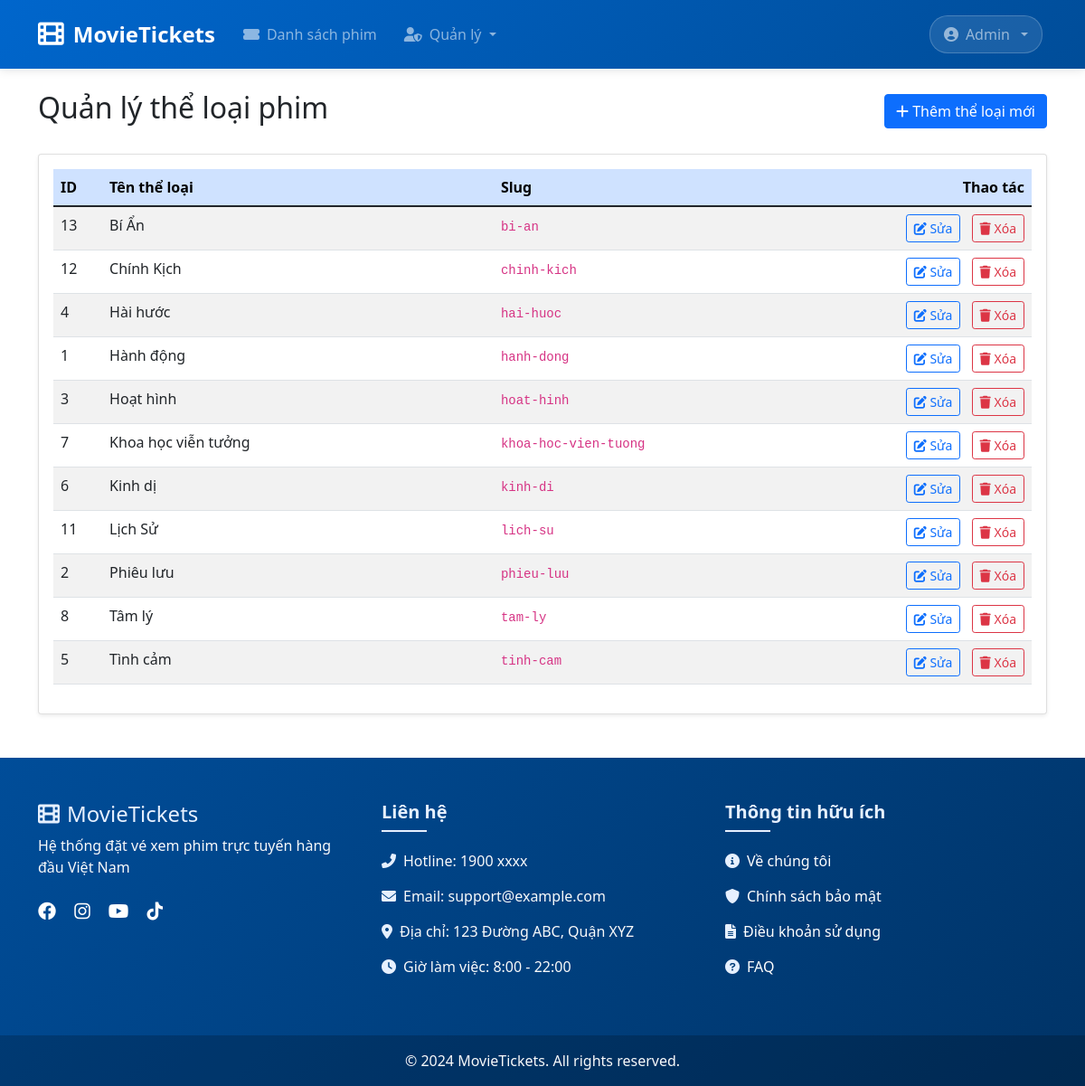
Page /admin/categories (signed in) on the committed database.
### tables this page shows
CREATE TABLE `categories` (
  `id` int NOT NULL,
  `name` varchar(50) NOT NULL,
  `slug` varchar(50) NOT NULL,
  `createdAt` datetime DEFAULT CURRENT_TIMESTAMP
);

### controllers/AdminController.php (called while the page is built, shortened)
<?php
require_once "models/Category.php";
require_once "config/database.php";
class AdminController
{
    private $categoryModel;
    public function __construct()
    {
        $this->categoryModel = new Category();
    }
    public function categories()
    {
        try {
            $categories = $this->categoryModel->getAllCategories();
            require 'views/admin/categories/index.php';
        } catch (Exception $e) {
            error_log("Lỗi trong phương thức categories(): " . $e->getMessage());
            $_SESSION['error'] = "Đã xảy ra lỗi: " . $e->getMessage();
            require 'views/admin/categories/index.php';
        }
    }
}

### models/Category.php (called while the page is built, shortened)
<?php
class Category
{
    private $db;
    public function __construct()
    {
        require_once 'config/database.php';
        $database = new Database();
        $this->db = $database->getConnection();
    }
    public function getAllCategories()
    {
        try {
            $sql = "SELECT * FROM categories ORDER BY name ASC";
            $stmt = $this->db->prepare($sql);
            $stmt->execute();
            $result = $stmt->fetchAll(PDO::FETCH_ASSOC);
            return $result;
        } catch (PDOException $e) {
            error_log("Lỗi truy vấn getAllCategories: " . $e->getMessage());
            return [];
        }
    }
}

### config/database.php (called while the page is built, shortened)
<?php
class Database
{
    private $host = "localhost";
    private $db_name = "movie_booking";
    private $username = "root";
    private $password = "";
    public function getConnection()
    {
        try {
            $this->conn = new PDO(
                "mysql:host=" . $this->host . ";port=3306;dbname=" . $this->db_name . ";charset=utf8mb4",
                $this->username,
                $this->password,
                array(PDO::ATTR_ERRMODE => PDO::ERRMODE_EXCEPTION)
            );
            return $this->conn;
        } catch (PDOException $e) {
            error_log("Database Connection Error: " . $e->getMessage());
            throw new Exception("Không thể kết nối đến cơ sở dữ liệu: " . $e->getMessage());
        }
    }
}

### views/admin/categories/index.php (the view, shortened to what this page needs)
<?php include 'views/layouts/header.php'; ?>
<div class="container mt-4">
    <div class="d-flex justify-content-between align-items-center mb-4">
        <h2>Quản lý thể loại phim</h2>
        <a href="<?php echo BASE_URL; ?>admin/categories/add" class="btn btn-primary">
            <i class="fas fa-plus"></i> Thêm thể loại mới
        </a>
    </div>
    <div class="card shadow-sm">
        <div class="card-body">
            <?php if (empty($categories)): ?>
                <div class="alert alert-info">
                    <i class="fas fa-info-circle"></i> Chưa có thể loại nào trong hệ thống.
                </div>
            <?php else: ?>
                <div class="table-responsive">
                    <table class="table table-hover table-striped">
                        <thead class="table-primary">
                            <tr>
                                <th width="5%">ID</th>
                                <th width="40%">Tên thể loại</th>
                                <th width="30%">Slug</th>
                                <th width="25%" class="text-end">Thao tác</th>
                            </tr>
                        </thead>
                        <tbody>
                            <?php foreach ($categories as $category): ?>
                                <tr>
                                    <td><?php echo $category['id']; ?></td>
                                    <td><?php echo htmlspecialchars($category['name']); ?></td>
                                    <td><code><?php echo htmlspecialchars($category['slug']); ?></code></td>
                                    <td class="text-end">
                                        <a href="<?php echo BASE_URL; ?>admin/categories/edit?id=<?php echo $category['id']; ?>"
                                            class="btn btn-sm btn-outline-primary me-2">
                                            <i class="fas fa-edit"></i> Sửa
                                        </a>
                                        <a href="<?php echo BASE_URL; ?>admin/categories/delete?id=<?php echo $category['id']; ?>"
                                            class="btn btn-sm btn-outline-danger"
                                            onclick="return confirm('Bạn có chắc chắn muốn xóa thể loại này?');">
                                            <i class="fas fa-trash"></i> Xóa
                                        </a>
                                    </td>
                                </tr>
                            <?php endforeach; ?>
                        </tbody>
                    </table>
                </div>
            <?php endif; ?>
        </div>
    </div>
</div>
<?php include 'views/layouts/footer.php'; ?>

### index.php (shortened to what this page needs)
<?php
require_once "controllers/MovieController.php";
require_once "controllers/AdminController.php";
$url = isset($_GET['url']) ? rtrim($_GET['url'], '/') : '';
foreach ($routes as $pattern => $handler) {
    $pattern = str_replace('/', '\/', $pattern);
    if (preg_match('/^' . $pattern . '$/', $url, $matches)) {
        $action = $handler[1];
        $controller = new $controller_name();
        if (count($matches) > 1) {
            $controller->$action($matches[1]);
        } else {
            $id = isset($_GET['id']) ? $_GET['id'] : null;
            if ($id !== null) {
                $controller->$action($id);
            } else {
                $controller->$action();
            }
        }
        break;
    }
}

### views/layouts/header.php (style rules this page uses)
:root { --primary-blue: #0066cc; --primary-dark: #004d99; --primary-light: #e6f0ff; }

### rows in the picture
categories: id "13", name "Bí Ẩn", slug "bi-an"
categories: id "12", name "Chính Kịch", slug "chinh-kich"
categories: id "4", name "Hài hước", slug "hai-huoc"
categories: id "1", name "Hành động", slug "hanh-dong"
categories: id "3", name "Hoạt hình", slug "hoat-hinh"
categories: id "7", name "Khoa học viễn tưởng", slug "khoa-hoc-vien-tuong"
categories: id "6", name "Kinh dị", slug "kinh-di"
categories: id "11", name "Lịch Sử", slug "lich-su"
categories: id "2", name "Phiêu lưu", slug "phieu-luu"
categories: id "8", name "Tâm lý", slug "tam-ly"
categories: id "5", name "Tình cảm", slug "tinh-cam"
